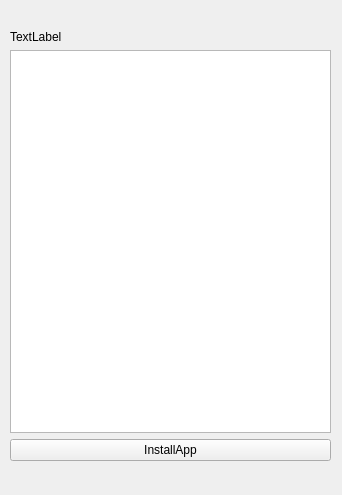
<?xml version="1.0" encoding="UTF-8"?>
<ui version="4.0">
 <class>InstallApp</class>
 <widget class="QWidget" name="InstallApp">
  <property name="geometry">
   <rect>
    <x>0</x>
    <y>0</y>
    <width>342</width>
    <height>495</height>
   </rect>
  </property>
  <property name="windowTitle">
   <string>Form</string>
  </property>
  <widget class="QWidget" name="gridLayoutWidget">
   <property name="geometry">
    <rect>
     <x>10</x>
     <y>30</y>
     <width>321</width>
     <height>431</height>
    </rect>
   </property>
   <layout class="QGridLayout" name="gridLayout">
    <item row="0" column="0">
     <widget class="QLabel" name="messageLabel">
      <property name="text">
       <string>TextLabel</string>
      </property>
      <property name="wordWrap">
       <bool>true</bool>
      </property>
     </widget>
    </item>
    <item row="3" column="0">
     <widget class="QPushButton" name="InstallButton">
      <property name="text">
       <string>InstallApp</string>
      </property>
     </widget>
    </item>
    <item row="2" column="0">
     <widget class="QListWidget" name="ToolsappList"/>
    </item>
   </layout>
  </widget>
 </widget>
 <resources/>
 <connections/>
</ui>
